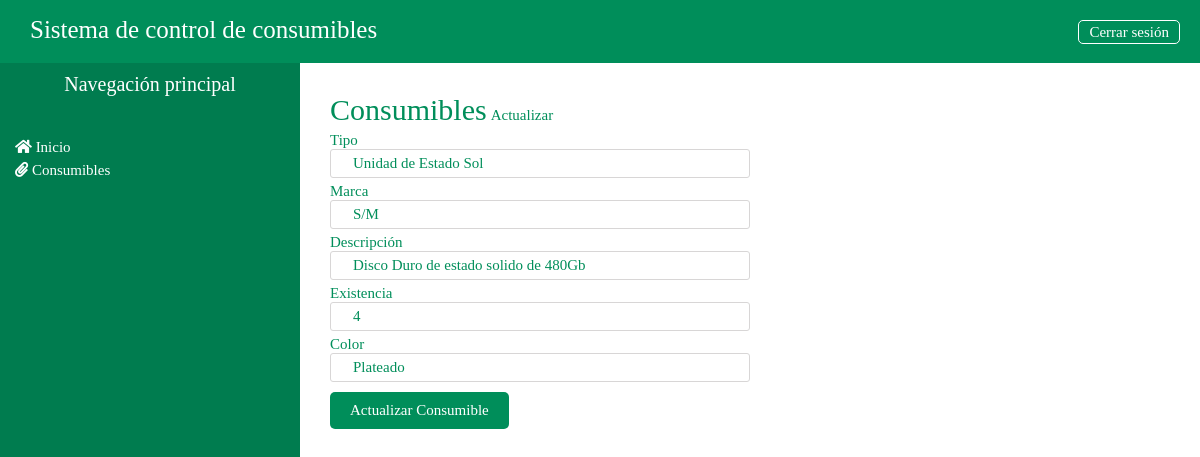
The app's page /mantenimiento/consumibles/editConsumible/3 with its own data.
### tables this page shows
CREATE TABLE `tb_consumibles` (
  `id_consumible` int(10) NOT NULL,
  `tipo` varchar(20) DEFAULT NULL,
  `marca` varchar(20) DEFAULT NULL,
  `descripcion` varchar(50) DEFAULT NULL,
  `color` varchar(20) DEFAULT NULL,
  `total_consumibles` int(3) DEFAULT NULL,
  `estado` int(1) DEFAULT NULL
);

### application/controllers/mantenimiento/Consumibles.php (called while the page is built, shortened)
<?php
class Consumibles extends CI_Controller {
	public function __construct(){
		$this->load->model("Consumibles_model");
	}
	public function editConsumible($id_consumible){
		$data = array(
			'consumibles' => $this-> Consumibles_model->getConsumiblesEdit($id_consumible)
		);
		$this->load->view('layouts/header');
		$this->load->view('layouts/aside');
        $this->load->view('admin/consumibles/editConsumible', $data);
	}
}

### index.php (called while the page is built, shortened)
<?php
require_once BASEPATH.'core/CodeIgniter.php';

### application/models/Consumibles_model.php (called while the page is built, shortened)
<?php
class Consumibles_model extends CI_Model {
    public function getConsumiblesEdit($id_consumible){
        $this->db->where("id_consumible", $id_consumible);
        $resultado = $this->db->get("tb_consumibles");
        return $resultado->row();
    }
}

### application/views/admin/consumibles/editConsumible.php (the view, shortened to what this page needs)
<main>
    <section class="c-main-consumibles agregar-consumible">
        <div class="c-main-title">
            <span>Consumibles</span>
            <small>Actualizar</small>
        </div>
        <div class="c-main-form">
            <form action="<?php echo base_url();?>mantenimiento/consumibles/updateConsumible" method="post">
                <div class="c-input-group">
                    <label for="tb_tipo">Tipo</label>
                    <input type="text" id="tb_tipo" name="tb_tipo" value="<?php echo $consumibles->tipo ?>">
                </div>
                <div class="c-input-group">
                    <label for="tb_marca">Marca</label>
                    <input type="text" id="tb_marca" name="tb_marca" value="<?php echo $consumibles->marca ?>">
                </div>
                <div class="c-input-group">
                    <label for="tb_descripcion">Descripción</label>
                    <input type="text" id="tb_descripcion" name="tb_descripcion" value="<?php echo $consumibles->descripcion ?>">
                </div>
                <div class="c-input-group">
                    <label for="tb_existencia">Existencia</label>
                    <input type="number" id="tb_existencia" name="tb_existencia" value="<?php echo $consumibles->total_consumibles ?>">
                </div>
                <div class="c-input-group">
                    <label for="tb_color">Color</label>
                    <input type="text" id="tb_color" name="tb_color" value="<?php echo $consumibles->color ?>">
                </div>
                <button>Actualizar Consumible</button>
            </form>
        </div>
    </section>
</main>

### assets/css/__config.css (style rules this page uses)
html, body { margin: 0; padding: 0; border: 0; text-decoration: none; list-style: none; -webkit-box-sizing: border-box; box-sizing: border-box; outline: none; }
a, aside, body, div, footer, form, h1, h2, h3, h4, h5, h6, header, html, iframe, img, label, li, object, ol, p, pre, span, tbody, td, th, tr, ul { margin: 0; padding: 0; border: 0; font-size: 100%; font: inherit; vertical-align: baseline; -webkit-box-sizing: border-box; box-sizing: border-box; }

### assets/css/dashboard.css (style rules this page uses)
aside, main { display: -webkit-inline-box; display: -ms-inline-flexbox; display: inline-flex; }
main { background: #fff; width: 74%; position: absolute; }
main .c-main-consumibles { padding: 30px 30px 0px 30px; width: 100%; }
main .c-main-consumibles .c-main-title span, main .c-main-consumibles .c-main-title small { color: #008E5A; font-family: 'Mukta-Regular'; }
main .c-main-consumibles .c-main-title span { font-size: 30px; }
main .c-main-consumibles .c-main-title small { font-size: 15px; }
main .agregar-consumible .c-main-form form .c-input-group { margin: 5px 0px 0px 0px; display: -webkit-box; display: -ms-flexbox; display: flex; -webkit-box-orient: vertical; -webkit-box-direction: normal; -ms-flex-direction: column; flex-direction: column; }
main .agregar-consumible .c-main-form form .c-input-group label { width: 200px; font-family: 'Mukta-Bold'; color: #008E5A !important; font-size: 15px; }
main .agregar-consumible .c-main-form form .c-input-group input { width: 50%; height: 25px; outline: none; font-family: 'Mukta-Regular'; color: #008E5A !important; font-size: 15px; text-indent: 20px; border-radius: 3px; border: solid 1px #D8D6D6; }
main .agregar-consumible .c-main-form form button { text-decoration: none; font-family: 'Mukta-Regular'; font-size: 15px; color: #fff; background: #008E5A; border-radius: 5px; border: none; margin-top: 10px; padding: 10px 20px; }

### records on screen
tb_consumibles: tb_tipo "Unidad de Estado Sol", tb_marca "S/M", tb_descripcion "Disco Duro de estado solido de 480Gb", tb_existencia "4", tb_color "Plateado"
